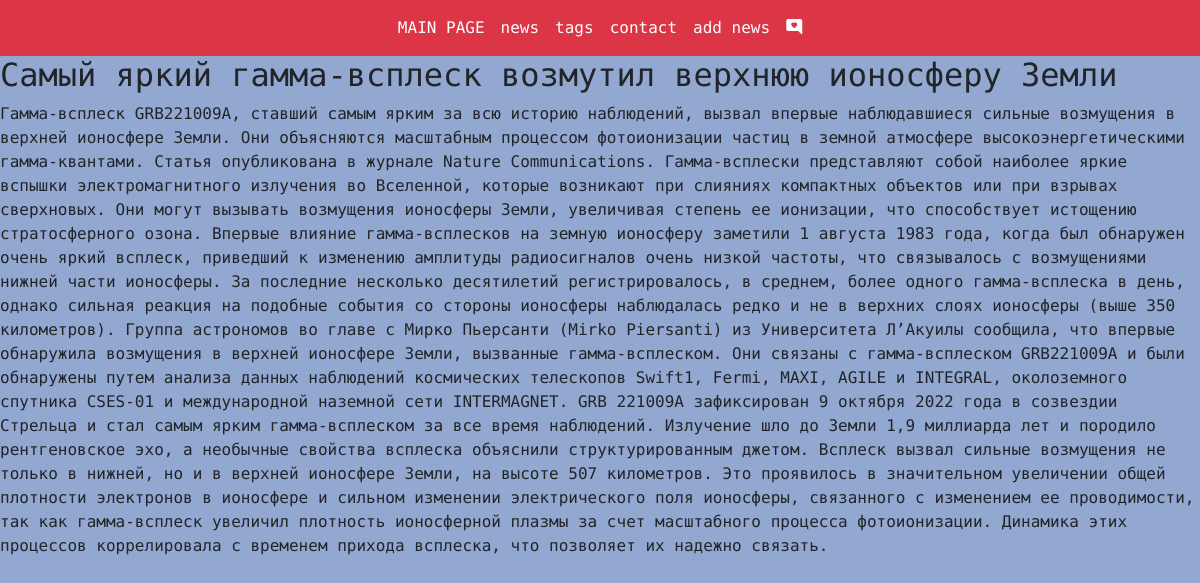
Screenshot of /blog/post/grb-ionosphere/ with the database file from the repository.
### blog/models.py (models this page shows, shortened)
class SkyNews(models.Model):
    title = models.CharField(max_length=255, verbose_name="Заголовок")#строковое поле с ограничением кол-ва ввода
    slug = models.SlugField(max_length=255, db_index=True, unique=True)
    newscontent = models.TextField(blank=True)#бланк тру - можно ниче не передавать
    time_create = models.DateTimeField(auto_now_add=True)
    time_update = models.DateTimeField(auto_now=True)
    is_published = models.BooleanField(default=True)
    tags = models.ManyToManyField('Tag', blank=True, related_name='posts')
    photo = models.ImageField(upload_to='photos/%Y/%m/%d/', default=None,
                              blank=True, null=True, verbose_name='фото')
    ''' This is a Python function that returns the absolute URL for a specific object instance in Django
   web framework. It uses the reverse function from django.urls module to generate the URL by
   reversing the URL configuration. In this case, it reverses the 'posts_detail' view name and
    passes the keyword argument 'slug' with the value of the current object's slug attribute (self.slug).
     This method is commonly used in class-based
   views (CBV) when you need to create links to detail pages for individual objects.'''
    class Meta:
        ordering = ['-time_create']
        indexes = [
            models.Index(fields=['-time_create'])
        ]

### blog/views.py (the view)
# urls.py: path('post/<str:slug>/', posts_detail, name='posts_detail'),  # http://127.0.0.1:8000/blog/post/<str:slug>/
def posts_detail(request, slug):
    post = SkyNews.objects.get(slug__iexact=slug)
    return render(request, 'blog/post_detail.html', context={'post':post})

### blog/templates/blog/post_detail.html
{% extends 'base.html' %}
{% block content %}
<h2>{{post.title}}</h2>
<p>{{post.newscontent}}</p>
{% endblock %}

### rows the page displays
SkyNews: title "Самый яркий гамма-всплеск возмутил верхнюю ионосферу Земли", newscontent "Гамма-всплеск GRB221009A, ставший самым ярким за всю историю наблюдений, вызвал впервые наблюдавшиеся сильные возмущения в верхней ионосфере Земли. Они объясняются масштабным процессом фотоионизации частиц в земной атмосфере высокоэнергетическими гамма-квантами. Статья опубликована в журнале Nature Communications. Гамма-всплески представляют собой наиболее яркие вспышки электромагнитного излучения во Вселенной, которые возникают при слияниях компактных объектов или при взрывах сверхновых. Они могут вызывать возмущения ионосферы Земли, увеличивая степень ее ионизации, что способствует истощению стратосферного озона. Впервые влияние гамма-всплесков на земную ионосферу заметили 1 августа 1983…"
